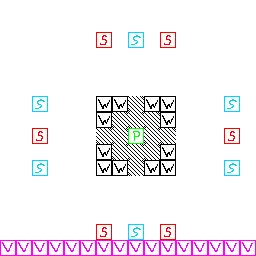

A level layout from a 2D game, rendered from its tile map. Below: a short description, then the map file with its tile-grid data intact:
An orthogonal 16x16 tile map with 16x16 px tiles, 1 tile layer (Tile Layer 1).

<map version="1.10" tiledversion="1.10.2" orientation="orthogonal" renderorder="right-down" width="16" height="16" tilewidth="16" tileheight="16" infinite="0" nextlayerid="2" nextobjectid="1">
 <tileset firstgid="1" name="concepts" tilewidth="16" tileheight="16" tilecount="256" columns="16">
  <image source="concepts.png" width="256" height="256" />
 </tileset>
 <layer id="1" name="Tile Layer 1" width="16" height="16">
  <data encoding="csv">
20,20,20,20,20,20,20,20,20,20,20,20,20,20,20,20,
20,20,20,20,20,20,20,20,20,20,20,20,20,20,20,20,
20,20,20,20,20,20,4,20,3,20,4,20,20,20,20,20,
20,20,20,20,20,20,20,20,20,20,20,20,20,20,20,20,
20,20,20,20,20,20,20,20,20,20,20,20,20,20,20,20,
20,20,20,20,20,20,20,20,20,20,20,20,20,20,20,20,
20,20,3,20,20,20,1,1,19,1,1,20,20,20,3,20,
20,20,20,20,20,20,1,19,19,19,1,20,20,20,20,20,
20,20,4,20,20,20,19,19,2,19,19,20,20,20,4,20,
20,20,20,20,20,20,1,19,19,19,1,20,20,20,20,20,
20,20,3,20,20,20,1,1,19,1,1,20,20,20,3,20,
20,20,20,20,20,20,20,20,20,20,20,20,20,20,20,20,
20,20,20,20,20,20,20,20,20,20,20,20,20,20,20,20,
20,20,20,20,20,20,20,20,20,20,20,20,20,20,20,20,
20,20,20,20,20,20,4,20,3,20,4,20,20,20,20,20,
5,5,5,5,5,5,5,5,5,5,5,5,5,5,5,5
</data>
 </layer>
</map>
